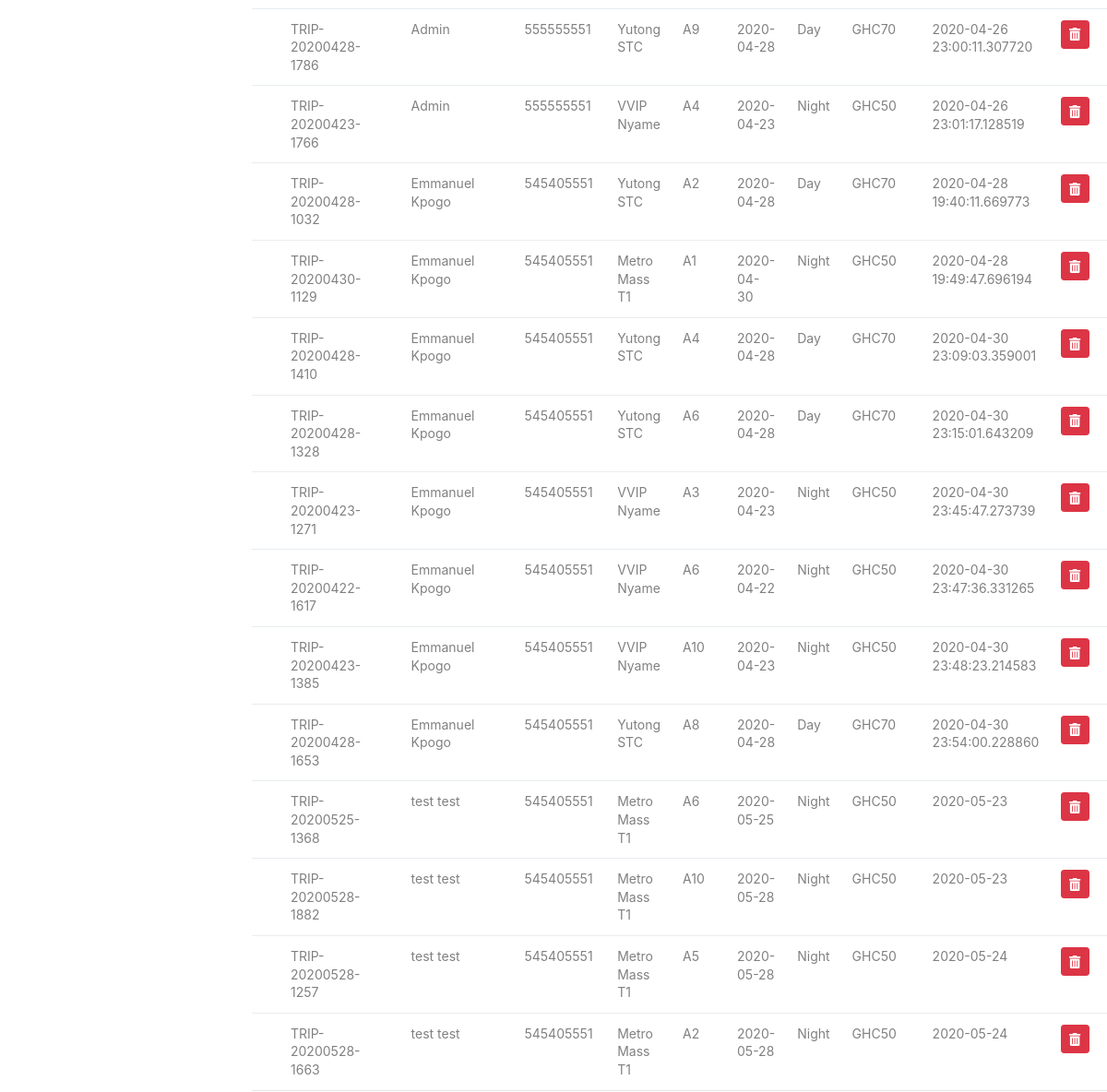
Before: /bookings (signed in, middle part) with the older database file.
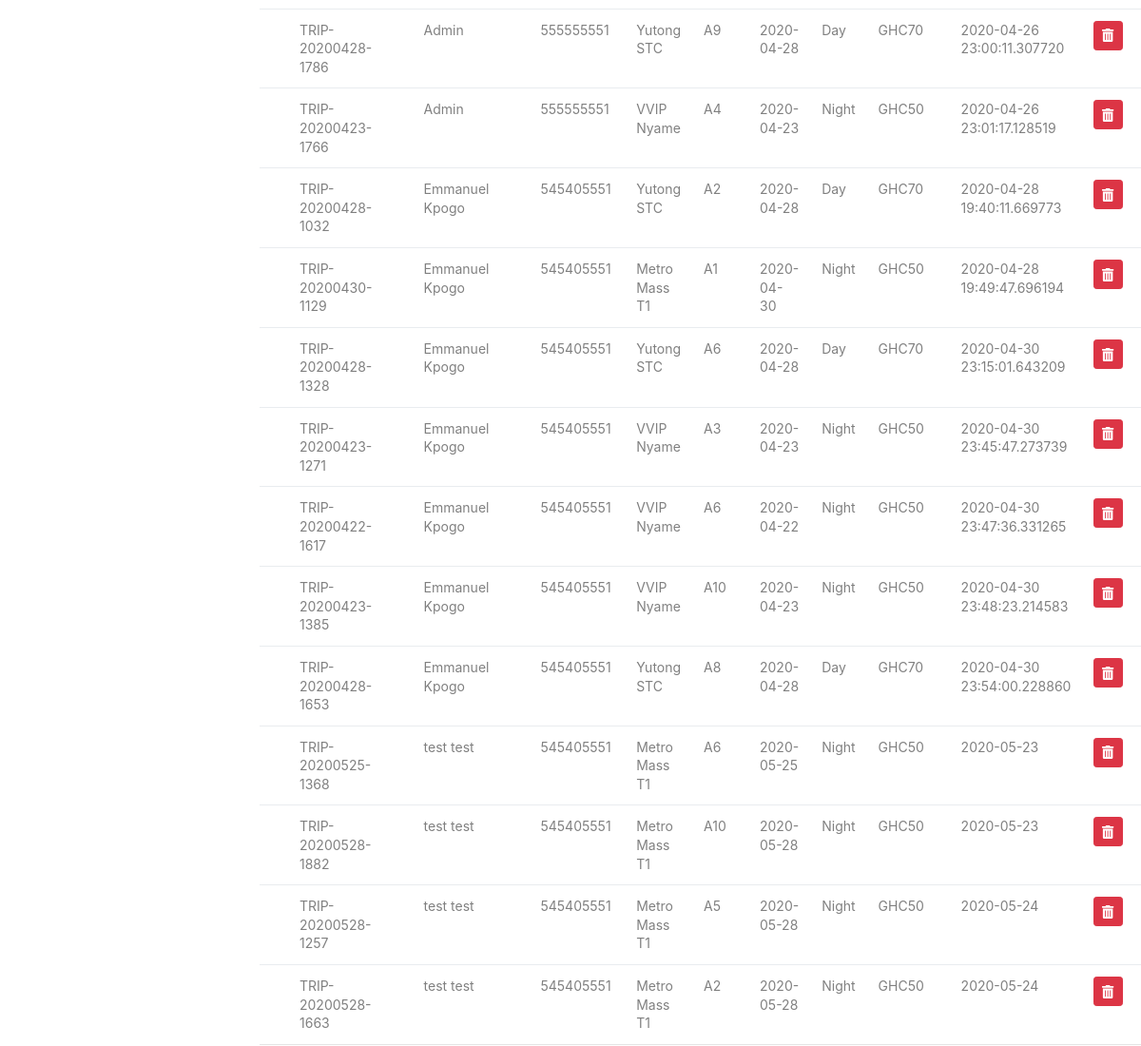
After: the same page with the newer database file.
### bbs/models.py (models this page shows, shortened)
class Booking(db.Model):
    id = db.Column(db.Integer, primary_key=True)
    ticket_number = db.Column(db.String(60), nullable=False)
    customer_id = db.Column(db.Integer, db.ForeignKey('user.id'),nullable=False)
    seat_id = db.Column(db.Integer, db.ForeignKey('seats.id'),nullable=False)
    bus_id = db.Column(db.Integer, db.ForeignKey('buses.id'),nullable=False)
    route_id = db.Column(db.Integer, db.ForeignKey('route.id'),nullable=False)
    phone = db.Column(db.Integer(), nullable=False)
    date_booked = db.Column(db.String(120), nullable=False,default=now.strftime('%Y-%m-%d'))
    email = db.Column(db.String(120), nullable=False)
    date = db.Column(db.DateTime, nullable=False)
    time = db.Column(db.String(60), nullable=False)

class User(db.Model,UserMixin):
    id = db.Column(db.Integer, primary_key=True)
    name = db.Column(db.String(60), unique=True, nullable=False)
    username = db.Column(db.String(20), unique=True, nullable=False)
    email = db.Column(db.String(120), unique=True, nullable=False)
    phone = db.Column(db.Integer(), unique=True, nullable=False)
    image_file = db.Column(db.String(20), nullable=False,default='default.jpg')
    password = db.Column(db.String(60),nullable=False)
    active = db.Column(db.Boolean)
    bookings = db.relationship('Booking', backref='customer')
    roles = db.relationship('Role',secondary='roles_users', backref=db.backref('users', lazy='dynamic'))

class Buses(db.Model):
    id = db.Column(db.Integer, primary_key=True)
    name = db.Column(db.String(60), unique=True, nullable=False)
    number = db.Column(db.String(20), unique=True, nullable=False)
    description = db.Column(db.String(200), nullable=False)
    image_file = db.Column(db.String(60), nullable=False,default='default_bus.jpg')
    bookings = db.relationship('Booking', backref='bus')
    availability = db.relationship('Availability', backref='bus')

class Seats(db.Model):
    id = db.Column(db.Integer, primary_key=True)
    name = db.Column(db.String(5), unique=True, nullable=False)
    bookings = db.relationship('Booking', backref='seat')

class Route(db.Model):
    id = db.Column(db.Integer, primary_key=True)
    name = db.Column(db.String(60), nullable=False)
    time = db.Column(db.String(60), nullable=False)
    amount = db.Column(db.Integer(), nullable=False)
    availability = db.relationship('Availability', backref='route')
    booking = db.relationship('Booking', backref='route')

### bbs/admin/routes.py (the view)
@myadmin.route('/bookings')
@roles_required('admin')
def bookings():
    bookings = Booking.query.all()
    abs_path = os.path.abspath("../"+"./BBS/bbs/reports")
    with open( abs_path +'./bookings.csv','w',newline='') as f:
        out = csv.writer(f)
        out.writerow(['Ticket Number','Name','Phone','Bus','Seat','Departure Date','Time','Amount','Date Booked'])
        for booking in bookings:
            out.writerow([booking.ticket_number,booking.customer.name,booking.phone,booking.bus.name,booking.seat.name,
                    booking.date.strftime('%Y-%m-%d'),booking.route.time,booking.route.amount,booking.date_booked ])
    return render_template('/admin/bookings.html',bookings=bookings)

### bbs/templates/admin/bookings.html (shortened to what this page needs)
{% extends "admin/admin_layout.html"%}
{% block content%}
<div class="table100 ver3 m-b-110 ml-5 mr-5 mt-5">
<table class="table table-hover">
  <tbody>
    {% for booking in bookings%}
    <tr class="">
      <td class="column100 column1" data-column="column1">{{booking.ticket_number}}</td>
      <td class="column100 column1" data-column="column1">{{booking.customer.name}}</td>
      <td class="column100 column1" data-column="column1">{{booking.phone}}</td>
      <td class="column100 column2" data-column="column2">{{booking.bus.name}}</td>
      <td class="column100 column3" data-column="column3">{{booking.seat.name}}</td>
      <td class="column100 column4" data-column="column4">{{booking.date.strftime('%Y-%m-%d')}}</td>
      <td class="column100 column5" data-column="column5">{{booking.route.time}}</td>
      <td class="column100 column6" data-column="column6">GHC{{booking.route.amount}}</td>
      <td class="column100 column7" data-column="column7">{{booking.date_booked}}</td>
      <td class="column100 column8" data-column="column8">
     <a class="btn btn-sm btn-danger" href="{{url_for('myadmin.delete',id=booking.id)}}"> <i class="fas fa-trash-alt"></i></a></td>
     </tr>
    {% endfor %}
  </tbody>
</table>
</div>
{% endblock content%}

Changed rows visible on the page:
removed Booking: ticket_number "TRIP-20200428-1410", customer.name "Emmanuel Kpogo", phone "545405551", bus.name "Yutong STC", seat.name "A4", date "2020-04-28", route.time "Day", route.amount "70", date_booked "2020-04-30 23:09:03.359001"
